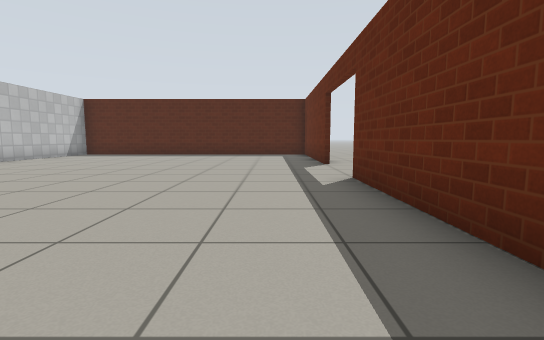
view 1 (above)

18 first-person views from a walk through a world built for the Gazebo simulator. The camera is 0.72 m above the floor, tilts 6° down and sees 85° across. The floor is counted in squares, 1 m on a side. Each view is taken from the middle of a square. On the plan, view 1 faces up. The plan holds only what a view shows up to about 10 squares ahead; the rest is blank. Gazebo's built-in surfaces are drawn with simple patterns.

view 2
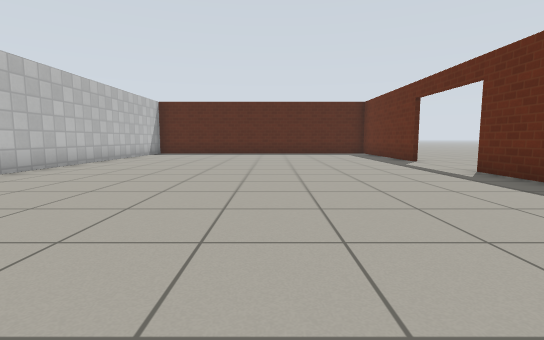

view 3
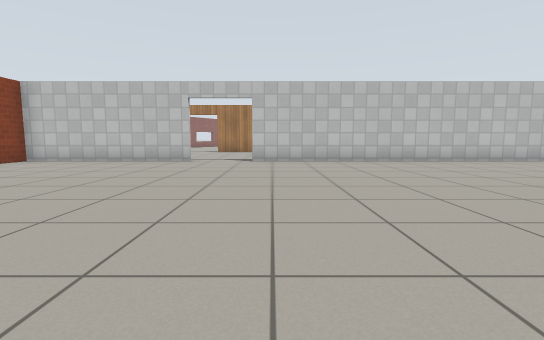

view 4
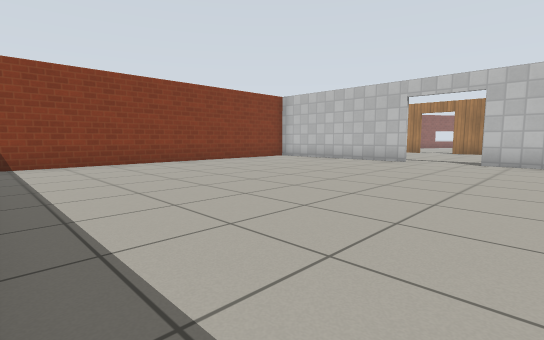

view 5
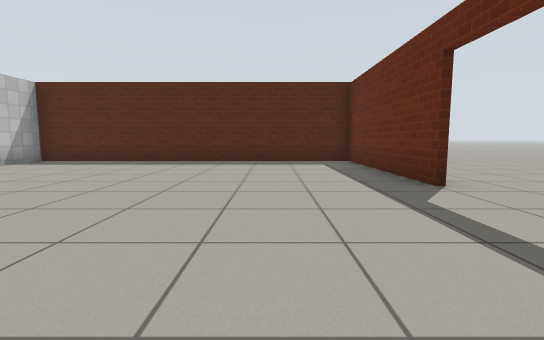

view 6
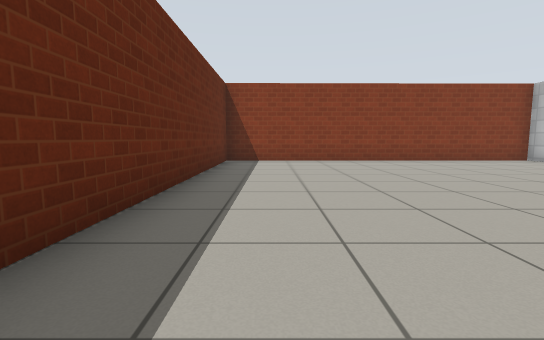

view 7
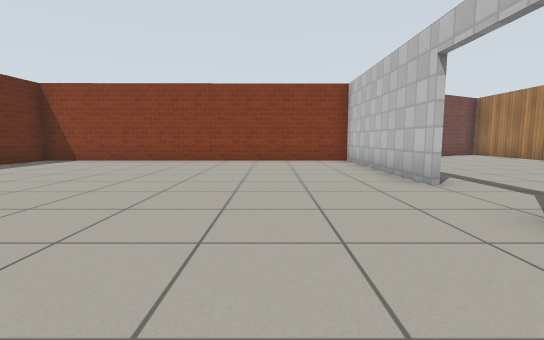

view 8
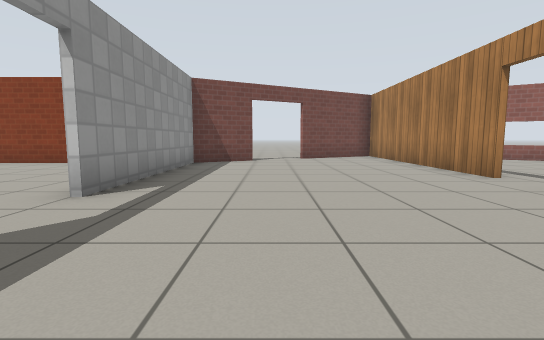

view 9
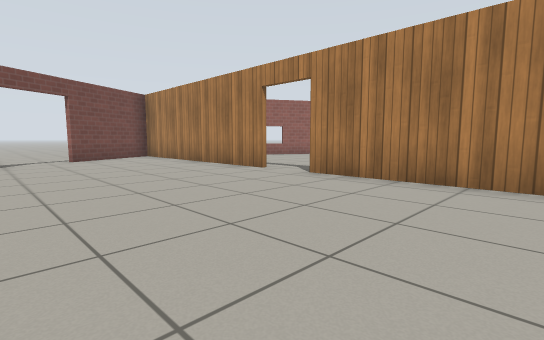

view 10
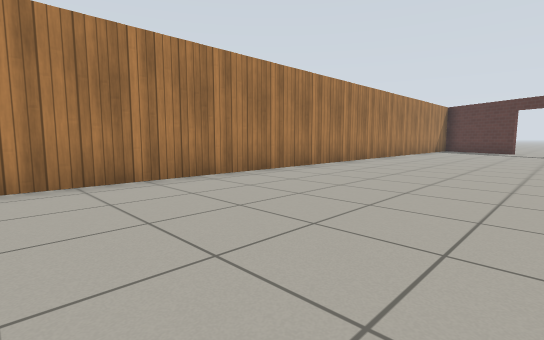

view 11
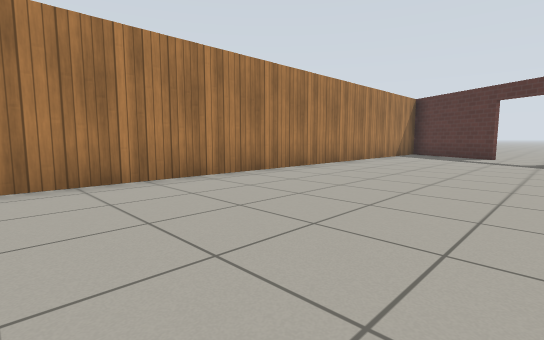

view 12
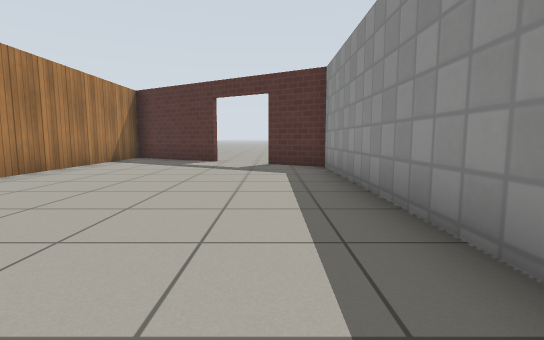

view 13
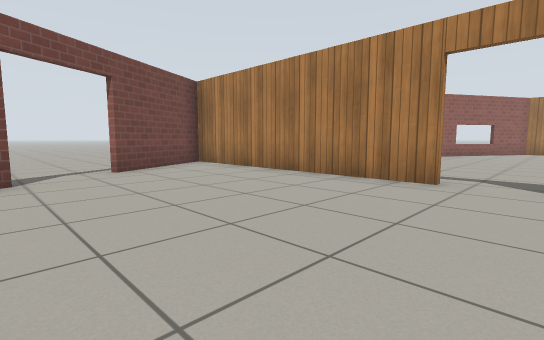

view 14
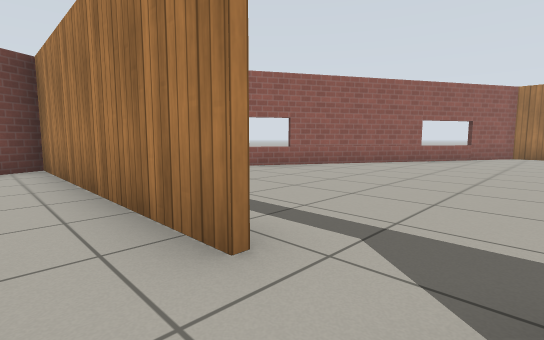

view 15
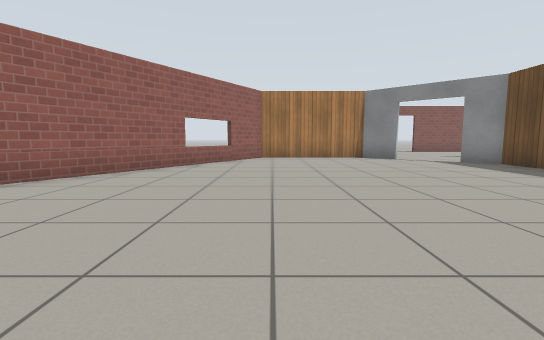

view 16
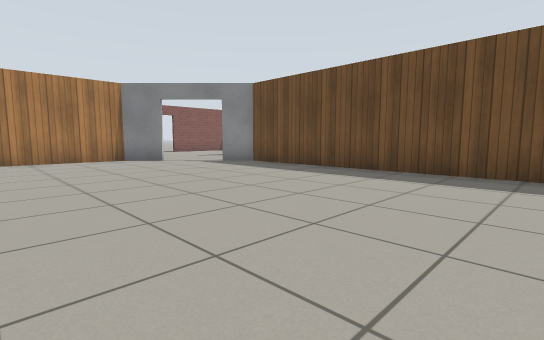

view 17
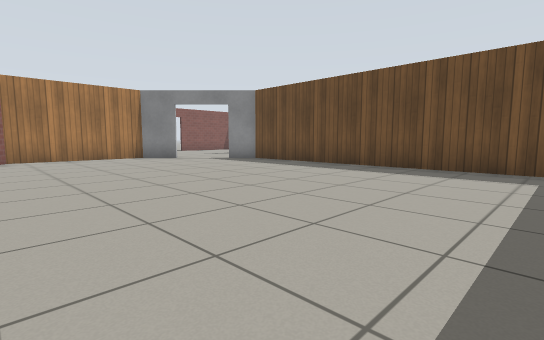

view 18
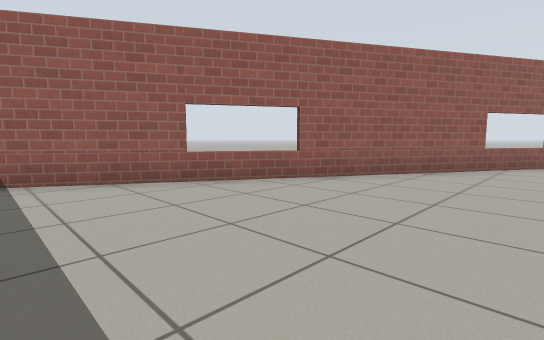

### Floor plan
Ten units are one square. View 1 is at (0, 0); x grows to the right and y downward. Boxes are objects, and circles mark ways between rooms. Rooms are numbered by the first view taken in them; rooms with no view inside come last. Other rooms are left out.
<svg viewBox="-279 -167 304 286">
<path fill="none" stroke="#000" d="M15 -84 15 -136 -87 -136M-85 25 -85 79 15 78 15 -55M-85 -102 -85 6M-85 -136 -85 -121M-86 -74 -86 -136M-151 44 -151 114 -121 98M-87 -136 -101 -145M-86 79 -86 26M-104 89 -85 79M-118 -154 -132 -162M-151 -162 -151 30M-265 -4 -274 5 -274 44 -162 108M-163 -25 -244 -25 -251 -17"/>
<circle cx="-85" cy="15" r="3" fill="#2a7"/>
<circle cx="-150" cy="35" r="3" fill="#2a7"/>
<text x="-30" y="-30">1</text>
<text x="-120" y="-30">2</text>
<text x="-210" y="30">3</text>
</svg>
Room 1 opens to room 2. Room 2 opens to room 3.

Where each view was taken, in squares from view 1:
view 1: 0 up, 0 right, facing up
view 2: 1 down, 3 left, facing up
view 3: 0 up, 1 right, facing left
view 4: 1 up, 1 right, facing down-left
view 5: 4 up, 1 left, facing up
view 6: 2 up, 0 right, facing down
view 7: 2 up, 6 left, facing down
view 8: 1 up, 11 left, facing down
view 9: 1 up, 10 left, facing down-left
view 10: 2 down, 10 left, facing up-left
view 11: 3 up, 10 left, facing up-left
view 12: 6 up, 10 left, facing up
view 13: 3 down, 10 left, facing down-left
view 14: 3 down, 14 left, facing down-left
view 15: 4 down, 16 left, facing left
view 16: 4 down, 17 left, facing up-left
view 17: 5 down, 16 left, facing up-left
view 18: 5 down, 16 left, facing down-left
